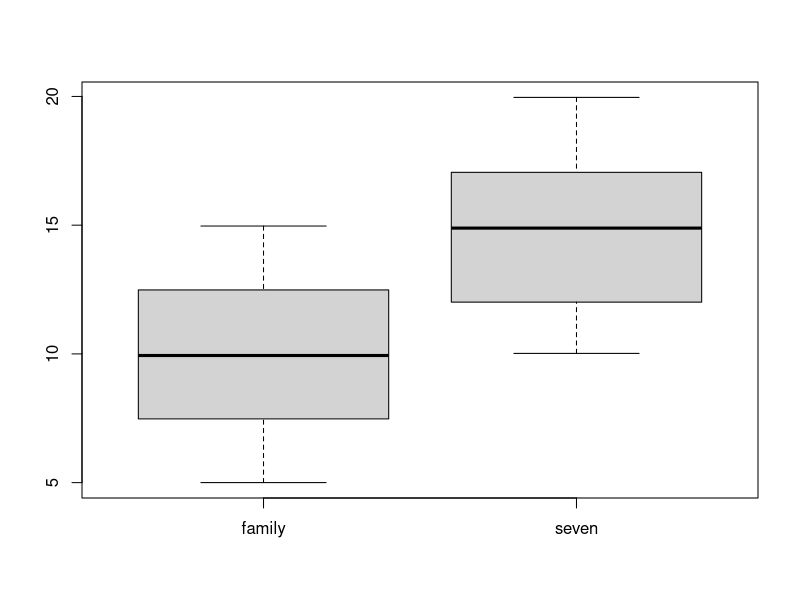

This chart was generated by the following R code:
# データの読み込み
d <- read.csv("t_test.csv", header = T)
d

# スチューデントのt検定
d.result.t <- t.test(d$family, d$seven, var.equal = T)
d.result.t

# 箱ひげ図の描画
boxplot(d)
mean(d)
